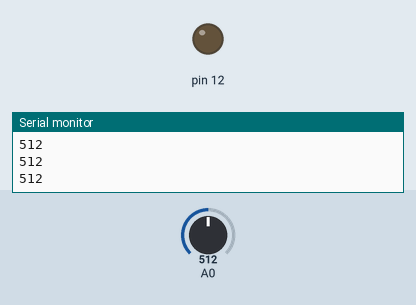
This sketch was run on a simulated Arduino Uno, built with avr-gcc and run on an emulated ATmega328P. Shown: output pins drawn as LEDs (lit = HIGH), the last lines printed to the serial monitor. Inputs (shaded band) come from the test bench; at power-on: A0 = 512.

Above: at 1.2 s.
1.3 s: A0 set to 165
2.8 s: A0 set to 136
At 3.6 s:
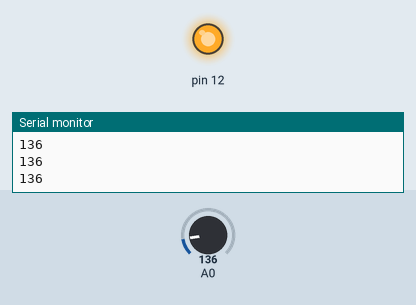
4.3 s: A0 set to 160
At 5.5 s:
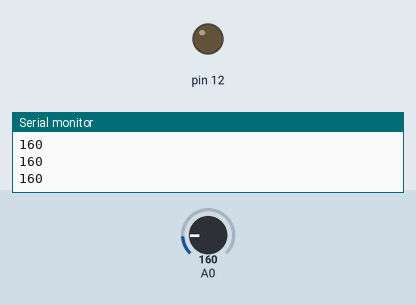
5.8 s: A0 set to 140
At 6.9 s:
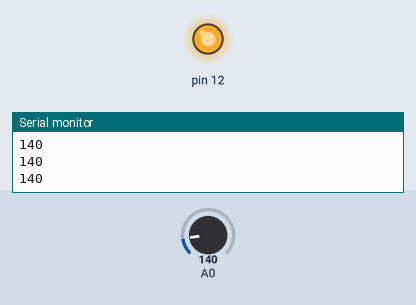
Timing chart, 0 to 8.3 s (numbered marks = the images above; inputs shaded):
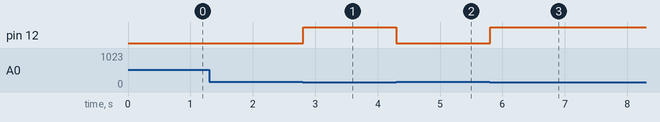

The sketch:

practica_12_luz.ino
```cpp
// C++ code
//
int LDR = 0;

void setup()
{
  pinMode(A0, INPUT);
  Serial.begin(9600);
  pinMode(12, OUTPUT);
}

void loop()
{
  LDR = analogRead(A0);
  Serial.println(LDR);

  if (LDR < 150) {
    digitalWrite(12, HIGH);
  } else {
    digitalWrite(12, LOW);
  }
  delay(10); // Delay a little bit to improve simulation performance
}
```

Measured:
- the behaviour switches between 150 and 149 on A0 (found by bisection; images 0 and 1)
- after the input at 2.8 s, pin 12: LOW → HIGH at once
- after the input at 4.3 s, pin 12: HIGH → LOW at once
- after the input at 5.8 s, pin 12: LOW → HIGH at once
